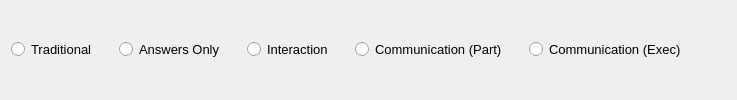
    <widget class="QWidget" name="taskTypeHiddenGroup">
     <property name="visible">
      <bool>false</bool>
     </property>
     <layout class="QHBoxLayout" name="taskTypeLayout">
      <property name="spacing">
       <number>22</number>
      </property>
      <item>
       <widget class="QRadioButton" name="traditionalButton">
        <property name="visible">
         <bool>false</bool>
        </property>
        <property name="sizePolicy">
         <sizepolicy hsizetype="Fixed" vsizetype="Fixed">
          <horstretch>0</horstretch>
          <verstretch>0</verstretch>
         </sizepolicy>
        </property>
        <property name="font">
         <font>
          <pointsize>10</pointsize>
         </font>
        </property>
        <property name="statusTip">
         <string>Traditional Task...</string>
        </property>
        <property name="text">
         <string>Traditional</string>
        </property>
       </widget>
      </item>
      <item>
       <widget class="QRadioButton" name="answersOnlyButton">
        <property name="visible">
         <bool>false</bool>
        </property>
        <property name="sizePolicy">
         <sizepolicy hsizetype="Fixed" vsizetype="Fixed">
          <horstretch>0</horstretch>
          <verstretch>0</verstretch>
         </sizepolicy>
        </property>
        <property name="font">
         <font>
          <pointsize>10</pointsize>
         </font>
        </property>
        <property name="statusTip">
         <string>Answer-Only Task...</string>
        </property>
        <property name="text">
         <string>Answers Only</string>
        </property>
       </widget>
      </item>
      <item>
       <widget class="QRadioButton" name="interactionButton">
        <property name="visible">
         <bool>false</bool>
        </property>
        <property name="sizePolicy">
         <sizepolicy hsizetype="Fixed" vsizetype="Fixed">
          <horstretch>0</horstretch>
          <verstretch>0</verstretch>
         </sizepolicy>
        </property>
        <property name="font">
         <font>
          <pointsize>10</pointsize>
         </font>
        </property>
        <property name="statusTip">
         <string>Interaction Task...</string>
        </property>
        <property name="text">
         <string>Interaction</string>
        </property>
       </widget>
      </item>
      <item>
       <widget class="QRadioButton" name="communicationButton">
        <property name="visible">
         <bool>false</bool>
        </property>
        <property name="sizePolicy">
         <sizepolicy hsizetype="Fixed" vsizetype="Fixed">
          <horstretch>0</horstretch>
          <verstretch>0</verstretch>
         </sizepolicy>
        </property>
        <property name="font">
         <font>
          <pointsize>10</pointsize>
         </font>
        </property>
        <property name="statusTip">
         <string>Communication Task...</string>
        </property>
        <property name="text">
         <string>Communication (Part)</string>
        </property>
       </widget>
      </item>
      <item>
       <widget class="QRadioButton" name="communicationExecButton">
        <property name="visible">
         <bool>false</bool>
        </property>
        <property name="sizePolicy">
         <sizepolicy hsizetype="Fixed" vsizetype="Fixed">
          <horstretch>0</horstretch>
          <verstretch>0</verstretch>
         </sizepolicy>
        </property>
        <property name="font">
         <font>
          <pointsize>10</pointsize>
         </font>
        </property>
        <property name="statusTip">
         <string>Communication Task, judged by running exec...</string>
        </property>
        <property name="text">
         <string>Communication (Exec)</string>
        </property>
       </widget>
      </item>
      <item>
       <spacer name="taskTypeSpacer">
        <property name="sizeType">
         <enum>QSizePolicy::Expanding</enum>
        </property>
        <property name="orientation">
         <enum>Qt::Orientation::Horizontal</enum>
        </property>
        <property name="sizeHint" stdset="0">
         <size>
          <width>40</width>
          <height>20</height>
         </size>
        </property>
       </spacer>
      </item>
     </layout>
    </widget>
